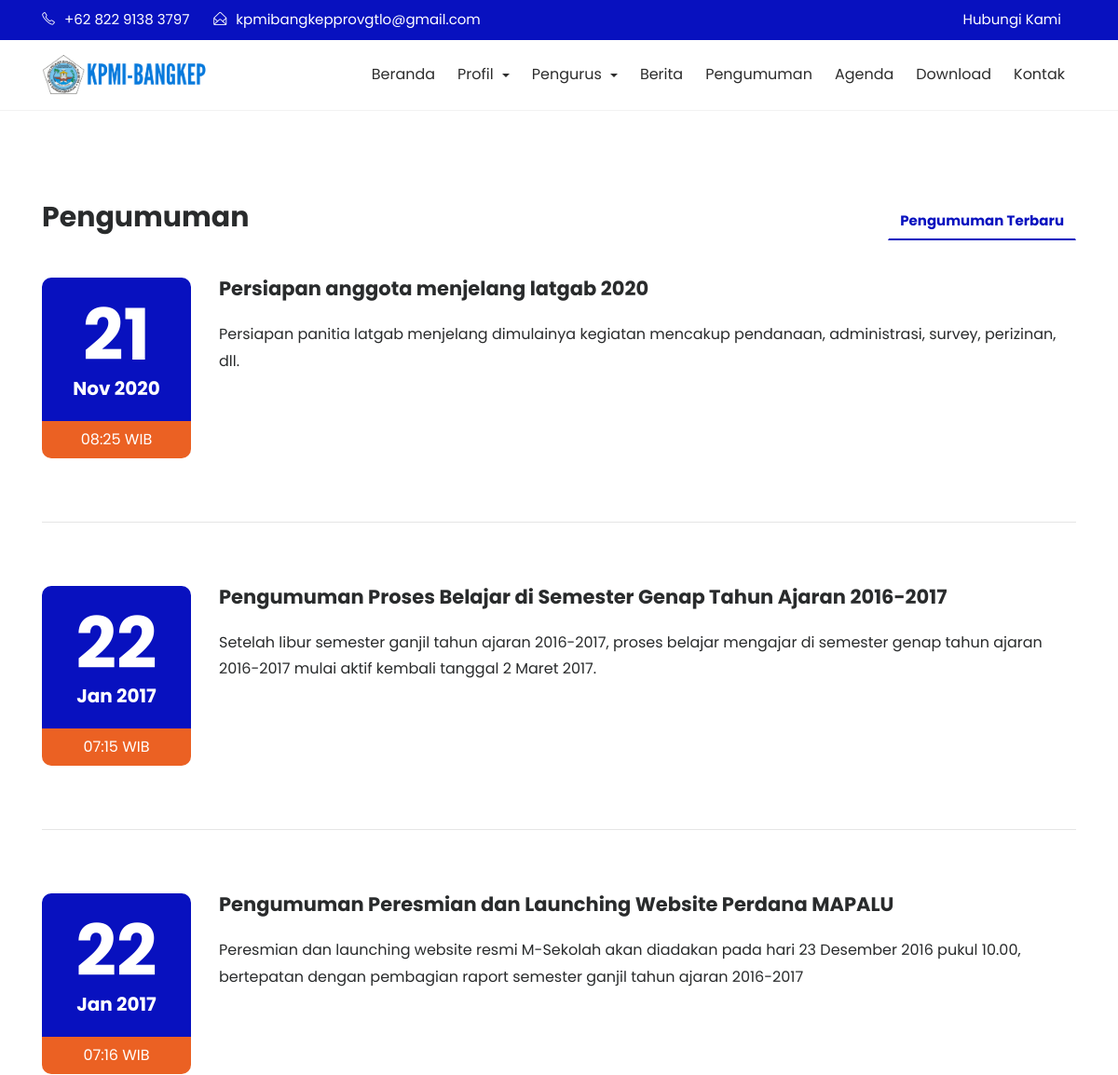
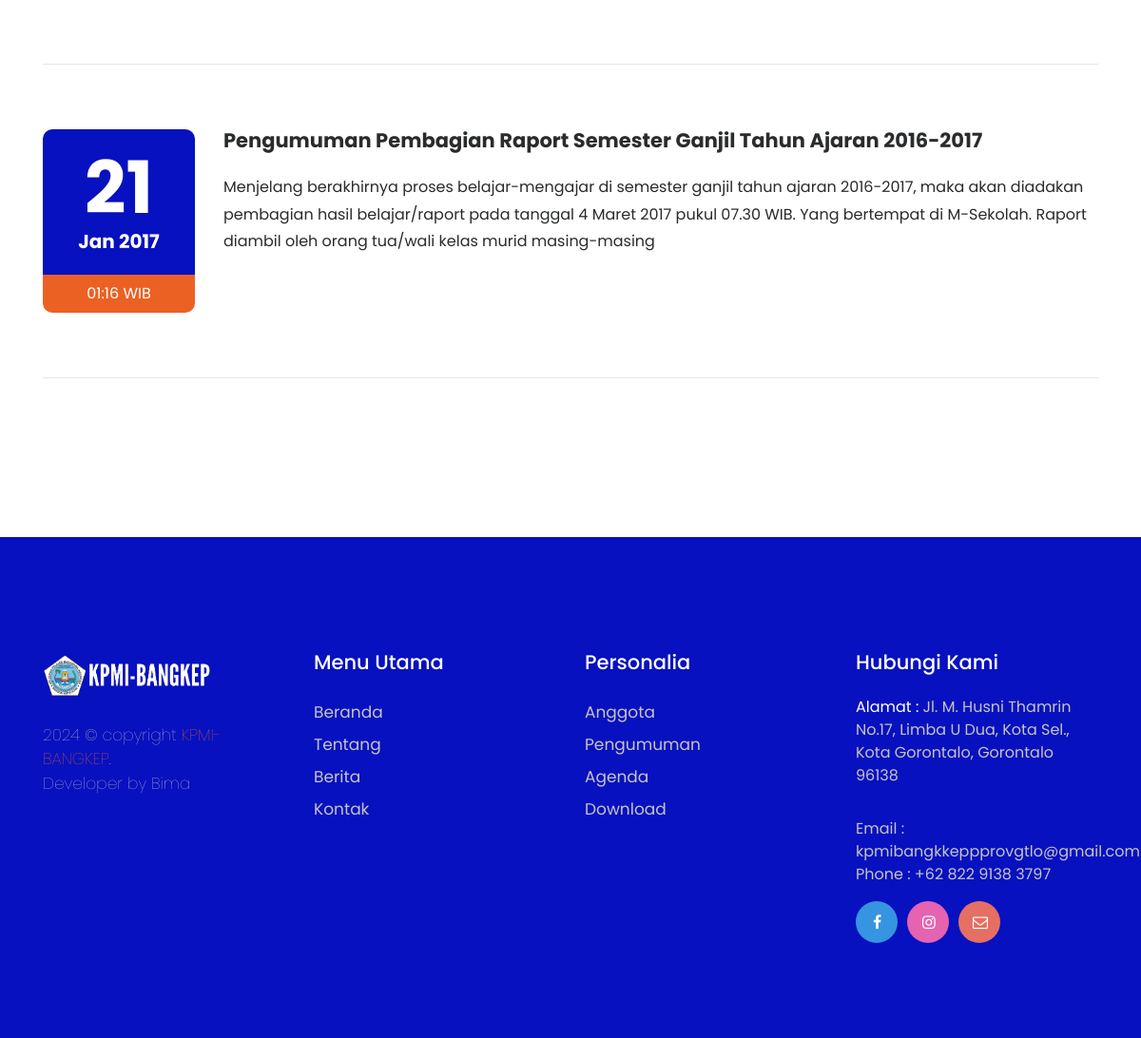
The app's page /index.php/pengumuman with its own data (2 pictures, top to bottom).
### tables this page shows
CREATE TABLE `tbl_pengumuman` (
  `pengumuman_id` int(11) NOT NULL,
  `pengumuman_judul` varchar(150) DEFAULT NULL,
  `pengumuman_deskripsi` text DEFAULT NULL,
  `pengumuman_tanggal` timestamp NULL DEFAULT current_timestamp(),
  `pengumuman_author` varchar(60) DEFAULT NULL
);

### application/controllers/Pengumuman.php (called while the page is built, shortened)
<?php
class Pengumuman extends CI_Controller{
	function __construct(){
		$this->load->model('m_pengumuman');
		$this->load->model('m_pengunjung');
	}
	function index(){
		$jum=$this->m_pengumuman->pengumuman();
        $page=$this->uri->segment(3);
        if(!$page):
            $offset = 0;
        else:
            $offset = $page;
        endif;
        $limit=7;
        $config['base_url'] = base_url() . 'pengumuman/index/';
            $config['total_rows'] = $jum->num_rows();
            $config['per_page'] = $limit;
            $config['uri_segment'] = 3;
	          $config['full_tag_open']    = '<div class="pagging text-center"><nav><ul class="pagination justify-content-center">';
	          $config['full_tag_close']   = '</ul></nav></div>';
	          $config['num_tag_open']     = '<li class="page-item"><span class="page-link">';
	          $config['num_tag_close']    = '</span></li>';
	          $config['cur_tag_open']     = '<li class="page-item"><span class="page-link">';
	          $config['cur_tag_close']    = '<span class="sr-only">(current)</span></span></li>';
	          $config['next_tag_open']    = '<li class="page-item"><span class="page-link">';
	          $config['next_tagl_close']  = '<span aria-hidden="true">&raquo;</span></span></li>';
	          $config['prev_tag_open']    = '<li class="page-item"><span class="page-link">';
	          $config['prev_tagl_close']  = '</span>Next</li>';
	          $config['first_tag_open']   = '<li class="page-item"><span class="page-link">';
	          $config['first_tagl_close'] = '</span></li>';
	          $config['last_tag_open']    = '<li class="page-item"><span class="page-link">';
	          $config['last_tagl_close']  = '</span></li>';
            $config['first_link'] = 'Awal';
            $config['last_link'] = 'Akhir';
            $config['next_link'] = 'Next >>';
            $config['prev_link'] = '<< Prev';
            $this->pagination->initialize($config);
            $x['page'] =$this->pagination->create_links();
						$x['data']=$this->m_pengumuman->pengumuman_perpage($offset,$limit);
						$this->load->view('depan/v_pengumuman',$x);
	}
}

### index.php (called while the page is built, shortened)
<?php
require_once BASEPATH.'core/CodeIgniter.php';

### application/models/M_pengumuman.php (called while the page is built, shortened)
<?php
class M_pengumuman extends CI_Model{
	function pengumuman_perpage($offset,$limit){
		$hsl=$this->db->query("SELECT pengumuman_id,pengumuman_judul,pengumuman_deskripsi,pengumuman_tanggal,DATE_FORMAT(pengumuman_tanggal,'%d/%m/%Y') AS tanggal,pengumuman_author FROM tbl_pengumuman ORDER BY pengumuman_id DESC limit $offset,$limit");
		return $hsl;
	}
}

### application/views/depan/v_pengumuman.php (the view, shortened to what this page needs)
<!DOCTYPE html>
<html lang="en">
<head>
    <link rel="stylesheet" href="<?php echo base_url().'theme/css/bootstrap.min.css'?>">
    <link rel="stylesheet" href="<?php echo base_url().'theme/css/font-awesome.min.css'?>">
    <link rel="stylesheet" href="<?php echo base_url().'theme/css/simple-line-icons.css'?>">
    <link rel="stylesheet" href="<?php echo base_url().'theme/css/fullcalendar.min.css'?>" />
    <link rel="stylesheet" href="<?php echo base_url().'theme/css/owl.carousel.min.css'?>">
    <link href="<?php echo base_url().'theme/css/styleee.css'?>" rel="stylesheet">
</head>
<body>
  <div class="header-topbar">
      <div class="container">
          <div class="row">
              <div class="col-xs-6 col-sm-8 col-md-9">
                  <div class="header-top_address">
                  <div class="header-top_list">
                          <span class="icon-phone"></span>+62 822 9138 3797
                      </div>
                      <div class="header-top_list">
                          <span class="icon-envelope-open"></span>kpmibangkepprovgtlo@gmail.com
                      </div>
                  </div>
              </div>
              <div class="col-xs-6 col-sm-4 col-md-3">
                  <div class="header-top_login mr-sm-3">
                      <a href="<?php echo site_url('contact');?>">Hubungi Kami</a>
                  </div>
              </div>
          </div>
      </div>
  </div>
  <div data-toggle="affix" style="border-bottom:solid 1px #f2f2f2;">
      <div class="container nav-menu2">
          <div class="row">
              <div class="col-md-12">
                  <nav class="navbar navbar2 navbar-toggleable-md navbar-light bg-faded">
                      <a href="<?php echo site_url('');?>" class="navbar-brand nav-brand2"><img class="img img-responsive" width="180px;" src="<?php echo base_url().'theme/images/KPMI-BANGKEP.png'?>"></a>
                      <div class="collapse navbar-collapse justify-content-end" id="navbarNavDropdown">
                          <ul class="navbar-nav">
                            <li class="nav-item">
                                <a class="nav-link" href="<?php echo site_url('');?>">Beranda</a>
                            </li>
                            <li class="nav-item dropdown">
                                    <a class="nav-link dropdown-toggle" href="#" id="navbarDropdown" role="button" data-toggle="dropdown" aria-haspopup="true" aria-expanded="false">
                                        Profil
                                    </a>
                            <li class="nav-item dropdown">
                                    <a class="nav-link dropdown-toggle" href="#" id="navbarDropdown" role="button" data-toggle="dropdown" aria-haspopup="true" aria-expanded="false">
                                        Pengurus
                                    </a>
                                </li>
                            <li class="nav-item">
                                <a class="nav-link" href="<?php echo site_url('blog');?>">Berita</a>
                            </li>
                            <li class="nav-item">
                                <a class="nav-link" href="<?php echo site_url('pengumuman');?>">Pengumuman</a>
                            </li>
                            <li class="nav-item">
                                <a class="nav-link" href="<?php echo site_url('agenda');?>">Agenda</a>
                            </li>
                            <li class="nav-item">
                                <a class="nav-link" href="<?php echo site_url('download');?>">Download</a>
                            </li>
                            <li class="nav-item">
                              <a class="nav-link" href="<?php echo site_url('contact');?>">Kontak</a>
                            </li>
                        </ul>
                  </div>
                </nav>
              </div>
            </div>
          </div>
        </div>
<section class="events">
    <div class="container">
        <div class="row">
            <div class="col-md-4">
                <h2 class="event-title">Pengumuman</h2>
            </div>
            <div class="col-md-8">
                <ul class="nav nav-tabs" role="tablist">
                    <li class="nav-item nav-tab1">
                        <a class="nav-link tab-list active" data-toggle="tab" href="#upcoming-events" role="tab">Pengumuman Terbaru </a>
                    </li>
                </ul>
            </div>
        </div>
        <br>
        <div class="row">
            <div class="tab-content">
                <div class="tab-pane active" id="upcoming-events" role="tabpanel">
                  <?php foreach($data->result() as $row):?>
                    <div class="col-md-12">
                        <div class="row">
                            <div class="col-md-2">
                                <div class="event-date">
                                    <h4><?php echo date("d", strtotime($row->pengumuman_tanggal));?></h4> <span><?php echo date("M Y", strtotime($row->pengumuman_tanggal));?></span>
                                </div>
                                <span class="event-time"><?php echo date("H:i", strtotime($row->pengumuman_tanggal)).' WIB';?></span>
                            </div>
                            <div class="col-md-10">
                                <div class="event-heading">
                                    <h3><?php echo $row->pengumuman_judul;?></h3>
                                    <p><?php echo $row->pengumuman_deskripsi;?></p>
                                </div>
                          </div>
                      </div>
                      <hr class="event-underline">
                  </div>
                <?php endforeach;?>
      <div class="col-md-12 text-center">
    </div>
</div>
</div>
</div>
</div>
</section>
<footer>
<div class="container">
            <div class="row">
                <div class="col-md-3">
                    <div class="foot-logo">
                        <a href="<?php echo site_url();?>">
                            <img width="180" src="<?php echo base_url().'theme/images/icon-putih.png'?>" class="img-fluid" alt="footer_logo">
                        </a>
                        <p><?php echo date('Y');?> © copyright  <a href="https://kpmi-bangkep.000webhostapp.com/" target="_blank">KPMI-BANGKEP</a>. <br>Developer by Bima</p>
                        </div>
                    </div>
                    <div class="col-md-3">
                        <div class="sitemap">
                            <h3>Menu Utama</h3>
                            <ul>
                                <li><a href="<?php echo site_url();?>">Beranda</a></li>
                                <li><a href="<?php echo site_url('about');?>">Tentang</a></li>
                                <li><a href="<?php echo site_url('artikel');?>">Berita</a></li>
                                <li><a href="<?php echo site_url('contact');?>">Kontak</a></li>
                            </ul>
                        </div>
                    </div>
                    <div class="col-md-3">
                    <div class="sitemap">
                        <h3>Personalia</h3>
                        <ul>
                            <li><a href="<?php echo site_url('siswa');?>">Anggota</a></li>
                            <li><a href="<?php echo site_url('pengumuman');?>">Pengumuman</a></li>
                            <li><a href="<?php echo site_url('agenda');?>">Agenda</a></li>
                            <li><a href="<?php echo site_url('download');?>">Download</a></li>
                        </ul>
                    </div>
                    </div>
                    <div class="col-md-3">
                        <div class="address">
                            <h3>Hubungi Kami</h3>
                            <p><span>Alamat : </span>Jl. M. Husni Thamrin No.17, Limba U Dua, Kota Sel., Kota Gorontalo, Gorontalo 96138</p>
                            <p>Email : kpmibangkkeppprovgtlo@gmail.com
                                <br> Phone : +62 822 9138 3797</p>
                                <ul class="footer-social-icons">
                                    <li><a href="https://web.facebook.com/kpmibangkep"><i class="fa fa-facebook fa-fb" aria-hidden="true"></i></a></li>
                                    <li><a href="https://www.instagram.com/kpmi_bangkep"><i class="fa fa-instagram fa-in" aria-hidden="true"></i></a></li>
                                    <li><a href="mailto:kpmibangkkeppprovgtlo@gmail.com"><i class="fa fa-envelope-o fa-tw" aria-hidden="true"></i></a></li>
                                </ul>
                            </div>
                        </div>
                    </div>
                </div>
        </footer>
</body>
</html>

### records on screen
tbl_pengumuman: pengumuman_tanggal "21", pengumuman_tanggal "Nov 2020", pengumuman_tanggal "08:25", pengumuman_judul "Persiapan anggota menjelang latgab 2020", pengumuman_deskripsi "Persiapan panitia latgab menjelang dimulainya kegiatan mencakup pendanaan, administrasi, survey, perizinan, dll."
tbl_pengumuman: pengumuman_tanggal "22", pengumuman_tanggal "Jan 2017", pengumuman_tanggal "07:15", pengumuman_judul "Pengumuman Proses Belajar di Semester Genap Tahun Ajaran 2016-2017", pengumuman_deskripsi "Setelah libur semester ganjil tahun ajaran 2016-2017, proses belajar mengajar di semester genap tahun ajaran 2016-2017 mulai aktif kembali tanggal 2 Maret 2017."
tbl_pengumuman: pengumuman_tanggal "22", pengumuman_tanggal "Jan 2017", pengumuman_tanggal "07:16", pengumuman_judul "Pengumuman Peresmian dan Launching Website Perdana MAPALU", pengumuman_deskripsi "Peresmian dan launching website resmi M-Sekolah akan diadakan pada hari 23 Desember 2016 pukul 10.00, bertepatan dengan pembagian raport semester ganjil tahun ajaran 2016-2017"
tbl_pengumuman: pengumuman_tanggal "21", pengumuman_tanggal "Jan 2017", pengumuman_tanggal "01:16", pengumuman_judul "Pengumuman Pembagian Raport Semester Ganjil Tahun Ajaran 2016-2017", pengumuman_deskripsi "Menjelang berakhirnya proses belajar-mengajar di semester ganjil tahun ajaran 2016-2017, maka akan diadakan pembagian hasil belajar/raport pada tanggal 4 Maret 2017 pukul 07.30 WIB. Yang bertempat di M-Sekolah. Raport diambil oleh orang tua/wali kelas murid masing-masing"
